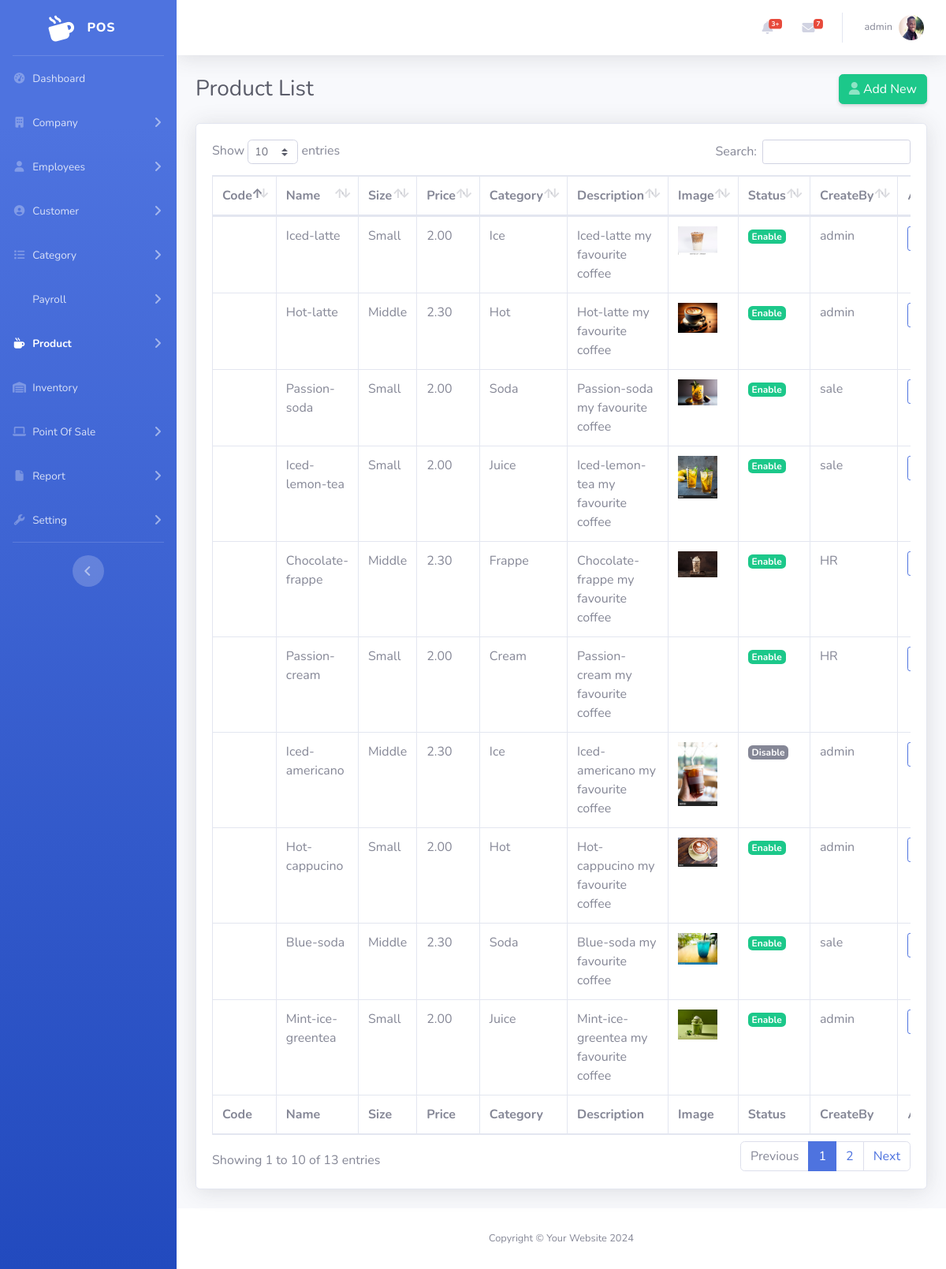
/admin/product-list.php (signed in), run on an earlier commit of the app's database.
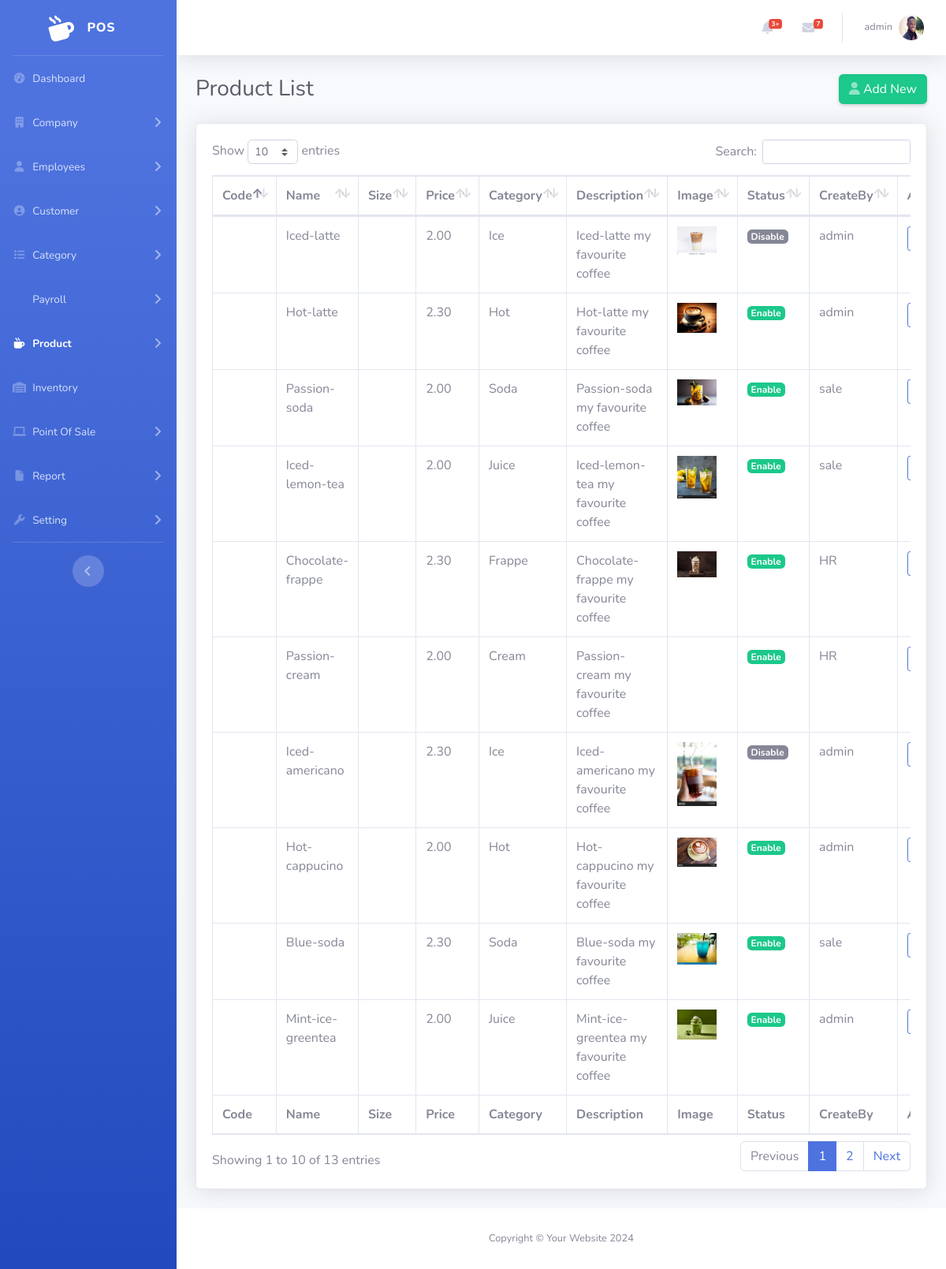
And on a later commit of the database.
### tables this page shows
CREATE TABLE `user` (
  `Id` int(11) NOT NULL,
  `OutletId` int(11) DEFAULT NULL,
  `EmployeeId` int(11) DEFAULT NULL,
  `RoleId` int(11) DEFAULT NULL,
  `Username` varchar(120) NOT NULL,
  `Password` varchar(255) NOT NULL,
  `ActivedAt` datetime DEFAULT NULL,
  `Status` tinyint(1) DEFAULT 1,
  `CreateBy` int(11) DEFAULT NULL,
  `CreateAt` timestamp NOT NULL DEFAULT current_timestamp()
);

CREATE TABLE `employee` (
  `Id` int(11) NOT NULL,
  `OutletId` int(11) DEFAULT NULL,
  `Firstname` varchar(120) NOT NULL,
  `Lastname` varchar(120) NOT NULL,
  `Gender` tinyint(1) NOT NULL,
  `Dob` datetime DEFAULT NULL,
  `Email` varchar(120) DEFAULT NULL,
  `Tel` varchar(18) NOT NULL,
  `Salary` decimal(6,2) DEFAULT 0.00,
  `Position` varchar(120) NOT NULL,
  `Image` varchar(255) DEFAULT NULL,
  `Status` tinyint(1) DEFAULT 1,
  `JoinAT` datetime DEFAULT NULL,
  `ResignAt` datetime DEFAULT NULL,
  `ReasonResign` text DEFAULT NULL,
  `CreateBy` int(11) DEFAULT NULL,
  `CreateAt` timestamp NOT NULL DEFAULT current_timestamp()
);

CREATE TABLE `product` (
  `Id` int(11) NOT NULL,
  `ProCode` varchar(10) DEFAULT NULL,
  `CategoryId` int(11) DEFAULT NULL,
  `SkuId` int(11) NOT NULL,
  `Name` varchar(120) NOT NULL,
  `Description` text DEFAULT NULL,
  `Image` varchar(255) DEFAULT NULL,
  `Status` tinyint(1) DEFAULT 1,
  `CreateBy` int(11) DEFAULT NULL,
  `CreateAt` timestamp NOT NULL DEFAULT current_timestamp()
);

CREATE TABLE `productsku` (
  `Id` int(11) NOT NULL,
  `ProductId` int(11) DEFAULT NULL,
  `UomId` int(11) DEFAULT NULL,
  `Price` decimal(6,2) NOT NULL
);

CREATE TABLE `category` (
  `Id` int(11) NOT NULL,
  `Name` varchar(120) NOT NULL,
  `Description` text DEFAULT NULL,
  `Image` varchar(255) DEFAULT NULL,
  `ParentId` int(11) DEFAULT NULL,
  `Status` tinyint(1) DEFAULT 1,
  `CreateBy` int(11) DEFAULT NULL,
  `CreateAt` timestamp NOT NULL DEFAULT current_timestamp()
);

### admin/product-list.php (the view, shortened to what this page needs)
<?php
include('cn.php');
?>
<!DOCTYPE html>
<html lang="en">
<head>
    <link href="vendor/fontawesome-free/css/all.min.css" rel="stylesheet" type="text/css">
    <link rel="stylesheet" href="https://cdnjs.cloudflare.com/ajax/libs/font-awesome/6.5.2/css/all.min.css"/>
    <link href="css/sb-admin-2.min.css" rel="stylesheet">
    <link href="vendor/datatables/dataTables.bootstrap4.min.css" rel="stylesheet">
</head>
<body id="page-top">
    <div id="wrapper">
        <?php include './include/sidebar.php' ?>
        <div id="content-wrapper" class="d-flex flex-column">
            <div id="content">
                <?php include './include/topbar.php' ?>
                <div class="container-fluid">
                    <div class="d-sm-flex align-items-center justify-content-between mb-4">
                        <h1 class="h3 mb-0 text-gray-800">Product List</h1>
                        <a href="product-add.php" class="d-none d-sm-inline-block btn btn-success shadow-sm"><i class="fas fa-user text-white-50"></i> Add New</a>
                    </div>
                    <div class="card shadow mb-4">
                        <div class="card-body">
                            <div class="table-responsive">
                                <table class="table table-bordered" id="dataTable" width="100%" cellspacing="0">
                                    <thead>
                                        <tr>
                                            <th>Code</th>
                                            <th>Name</th>
                                            <th>Size</th>
                                            <th>Price</th>
                                            <th>Category</th>
                                            <th>Description</th>
                                            <th>Image</th>
                                            <th>Status</th>
                                            <th>CreateBy</th>
                                            <th>Action</th>
                                        </tr>
                                    </thead>
                                    <tfoot>
                                        <tr>
                                            <th>Code</th>
                                            <th>Name</th>
                                            <th>Size</th>
                                            <th>Price</th>
                                            <th>Category</th>
                                            <th>Description</th>
                                            <th>Image</th>
                                            <th>Status</th>
                                            <th>CreateBy</th>
                                            <th>Action</th>
                                        </tr>
                                    </tfoot>
                                    <tbody>
                                        <?php
                                        $sqlPro = "SELECT * FROM `product`";
                                        $item = $conn->query($sqlPro);
                                        ?>
                                        <?php foreach ($item as $rowPro) :
                                            $createBy = $conn->query("SELECT * FROM `user` WHERE Id=" . $rowPro['CreateBy'])->fetch_assoc();
                                            $Cate = $conn->query("SELECT * FROM `category` WHERE Id=" . $rowPro['CategoryId'])->fetch_assoc();
                                            $productsku = $conn->query("SELECT * FROM `productsku` WHERE Id=" . $rowPro['SkuId'])->fetch_assoc();
                                            ?>
                                            <tr>
                                                <td><?= $rowPro['ProCode'] ?></td>
                                                <td><?= $rowPro['Name'] ?></td>
                                                <td><?= $productsku['SizeName'] ?></td>
                                                <td><?= $productsku['Price'] ?></td>
                                                <td><?= $Cate['Name'] ?></td>
                                                <td><?= $rowPro['Description'] ?></td>
                                                <td><img src="ImageProduct/<?= $rowPro['Image'] ?>" alt="" width="50px"></td>
                                                <td >
                                                <?php
                                                    if($rowPro['Status']==1){
                                                        echo '<p><a href="statusPro.php?Id='.$rowPro['Id']. '&Status=0" class="badge badge-lg badge-success text-white">Enable</a></p>';
                                                    }else{
                                                        echo '<p><a href="statusPro.php?Id='.$rowPro['Id']. '&Status=1" class="badge badge-secondary badge-lg text-white">Disable</a></p>';
                                                    }
                                                    ?>
                                                </td>
                                                <td><?= $createBy['Username'] ?></td>
                                                <td>
                                                    <a href="product-add.php?ProId=<?= $rowPro['Id'] ?>" class="btn btn-outline-primary btn-sm "><i class="fa fa-pencil"></i></a>
                                                </td>
                                            </tr>
                                        <?php endforeach ?>
                                    </tbody>
                                </table>
                            </div>
                        </div>
                    </div>
                </div>
            </div>
            <?php include './include/footer.php' ?>
        </div>
    </div>
</body>
</html>

### admin/include/sidebar.php (shortened to what this page needs)
<?php
$current_page = basename($_SERVER['PHP_SELF']);
?>
<ul class="navbar-nav bg-gradient-primary sidebar sidebar-dark accordion" id="accordionSidebar">
    <a class="sidebar-brand d-flex align-items-center justify-content-center" href="index.php">
        <div class="sidebar-brand-icon rotate-n-15">
            <i class="fas fa-mug-hot"></i>
        </div>
        <div class="sidebar-brand-text mx-3">POS</div>
    </a>
    <hr class="sidebar-divider my-0">
    <li class="nav-item <?php echo ($current_page == 'index.php') ? 'active' : ''; ?>">
        <a class="nav-link" href="index.php">
            <i class="fas fa-fw fa-tachometer-alt"></i>
            <span>Dashboard</span>
        </a>
    </li>
    <li class="nav-item <?php echo ($current_page == 'com-add.php' || $current_page == 'com-list.php') ? 'active' : ''; ?>">
        <a class="nav-link collapsed" href="#" data-toggle="collapse" data-target="#collapseCom" aria-expanded="true" aria-controls="collapseCom">
            <i class="fas fa-fw fa-building"></i>
            <span>Company</span>
        </a>
    </li>
    <li class="nav-item <?php echo ($current_page == 'emp-add.php' || $current_page == 'emp-list.php') ? 'active' : ''; ?>">
        <a class="nav-link collapsed" href="#" data-toggle="collapse" data-target="#collapseEmp" aria-expanded="true" aria-controls="collapseEmp">
            <i class="fas fa-fw fa-user"></i>
            <span>Employees</span>
        </a>
    </li>
    <li class="nav-item <?php echo ($current_page == 'cus-add.php' || $current_page == 'cus-list.php') ? 'active' : ''; ?>">
        <a class="nav-link collapsed" href="#" data-toggle="collapse" data-target="#collapseCus" aria-expanded="true" aria-controls="collapseCus">
            <i class="fas fa-fw fa-user-circle"></i>
            <span>Customer</span>
        </a>
    </li>
    <li class="nav-item <?php echo ($current_page == 'cate-add.php' || $current_page == 'cate-list.php') ? 'active' : ''; ?>">
        <a class="nav-link collapsed" href="#" data-toggle="collapse" data-target="#collapseCat" aria-expanded="true" aria-controls="collapsePro">
            <i class="fas fa-fw fa-list"></i>
            <span>Category</span>
        </a>
    </li>
    <li class="nav-item <?php echo ($current_page == 'cate-add.php' || $current_page == 'cate-list.php') ? 'active' : ''; ?>">
        <a class="nav-link collapsed" href="#" data-toggle="collapse" data-target="#collapsePayroll" aria-expanded="true" aria-controls="collapsePayroll">
            <span>Payroll</span>
        </a>
    </li>
    <li class="nav-item <?php echo ($current_page == 'product-add.php' || $current_page == 'product-list.php' || $current_page == 'uom.php') ? 'active' : ''; ?>">
        <a class="nav-link collapsed" href="#" data-toggle="collapse" data-target="#collapsePro" aria-expanded="true" aria-controls="collapsePro">
            <i class="fas fa-fw fa-mug-hot"></i>
            <span>Product</span>
        </a>
    </li>
    <li class="nav-item <?php echo ($current_page == 'inventory.php') ? 'active' : ''; ?>">
        <a class="nav-link collapsed" href="inventory.php">
            <i class="fas fa-fw fa-warehouse"></i>
            <span>Inventory</span>
        </a>
    </li>
    <li class="nav-item <?php echo ($current_page == 'user-list.php') ? 'active' : ''; ?>">
        <a class="nav-link collapsed" href="#" data-toggle="collapse" data-target="#collapsePOS" aria-expanded="true" aria-controls="collapseUtilities">
            <i class="fa fa-laptop" aria-hidden="true"></i>
            <span>Point Of Sale</span>
        </a>
    </li>
    <li class="nav-item <?php echo ($current_page == 'user-list.php') ? 'active' : ''; ?>">
        <a class="nav-link collapsed" href="#" data-toggle="collapse" data-target="#collapseSet1" aria-expanded="true" aria-controls="collapseUtilities">
            <i class="fas fa-fw fa-file"></i>
            <span>Report</span>
        </a>
    </li>
    <li class="nav-item <?php echo ($current_page == 'user-list.php') ? 'active' : ''; ?>">
        <a class="nav-link collapsed" href="#" data-toggle="collapse" data-target="#collapseSet" aria-expanded="true" aria-controls="collapseUtilities">
            <i class="fas fa-fw fa-wrench"></i>
            <span>Setting</span>
        </a>
    </li>
    <hr class="sidebar-divider">
    <div class="text-center d-none d-md-inline">
        <button class="rounded-circle border-0" id="sidebarToggle"></button>
    </div>
</ul>

### admin/include/topbar.php (shortened to what this page needs)
<?php
include('../admin/cn.php');
?>
<nav class="navbar navbar-expand navbar-light bg-white topbar mb-4 static-top shadow">
    <ul class="navbar-nav ml-auto">
        <li class="nav-item dropdown no-arrow mx-1">
            <a class="nav-link dropdown-toggle" href="#" id="alertsDropdown" role="button" data-toggle="dropdown" aria-haspopup="true" aria-expanded="false">
                <i class="fas fa-bell fa-fw"></i>
                <span class="badge badge-danger badge-counter">3+</span>
            </a>
        </li>
        <li class="nav-item dropdown no-arrow mx-1">
            <a class="nav-link dropdown-toggle" href="#" id="messagesDropdown" role="button" data-toggle="dropdown" aria-haspopup="true" aria-expanded="false">
                <i class="fas fa-envelope fa-fw"></i>
                <span class="badge badge-danger badge-counter">7</span>
            </a>
        </li>
        <?php
        $id = $_SESSION['session'];
        $sql = "SELECT * FROM `user` WHERE `Id` = '$id'";
        $rs = $conn->query($sql);
        $row = mysqli_fetch_assoc($rs);
        $Profile = $conn->query("SELECT * FROM `Employee` WHERE Id=" . $row['EmployeeId'])->fetch_assoc();
        ?>
        <li class="nav-item dropdown no-arrow">
            <a class="nav-link dropdown-toggle" href="#" id="userDropdown" role="button" data-toggle="dropdown" aria-haspopup="true" aria-expanded="false">
                <span class="mr-2 d-none d-lg-inline text-gray-600 small"><?php echo $row['Username'] ?></span>
                <img class="img-profile rounded-circle" src="../admin/ImageEmp/<?php echo $Profile['Image'] ?>" id="imgInp">
            </a>
        </li>
    </ul>
</nav>

### admin/include/footer.php
<footer class="sticky-footer bg-white">
    <div class="container my-auto">
        <div class="copyright text-center my-auto">
            <span>Copyright &copy; Your Website 2024</span>
        </div>
    </div>
</footer>

What changed in the data, as far as the page shows it:
changed product "Iced-latte": productsku.SizeName "Small" → (not shown); Status "Enable" → "Disable"
changed through a linked row, product "Hot-latte": productsku.SizeName "Middle" → (not shown)
changed through a linked row, product "Passion-soda": productsku.SizeName "Small" → (not shown)
changed through a linked row, product "Iced-lemon-tea": productsku.SizeName "Small" → (not shown)
changed through a linked row, product "Chocolate-frappe": productsku.SizeName "Middle" → (not shown)
changed through a linked row, product "Passion-cream": productsku.SizeName "Small" → (not shown)
changed through a linked row, product "Iced-americano": productsku.SizeName "Middle" → (not shown)
changed through a linked row, product "Hot-cappucino": productsku.SizeName "Small" → (not shown)
changed through a linked row, product "Blue-soda": productsku.SizeName "Middle" → (not shown)
changed through a linked row, product "Mint-ice-greentea": productsku.SizeName "Small" → (not shown)
